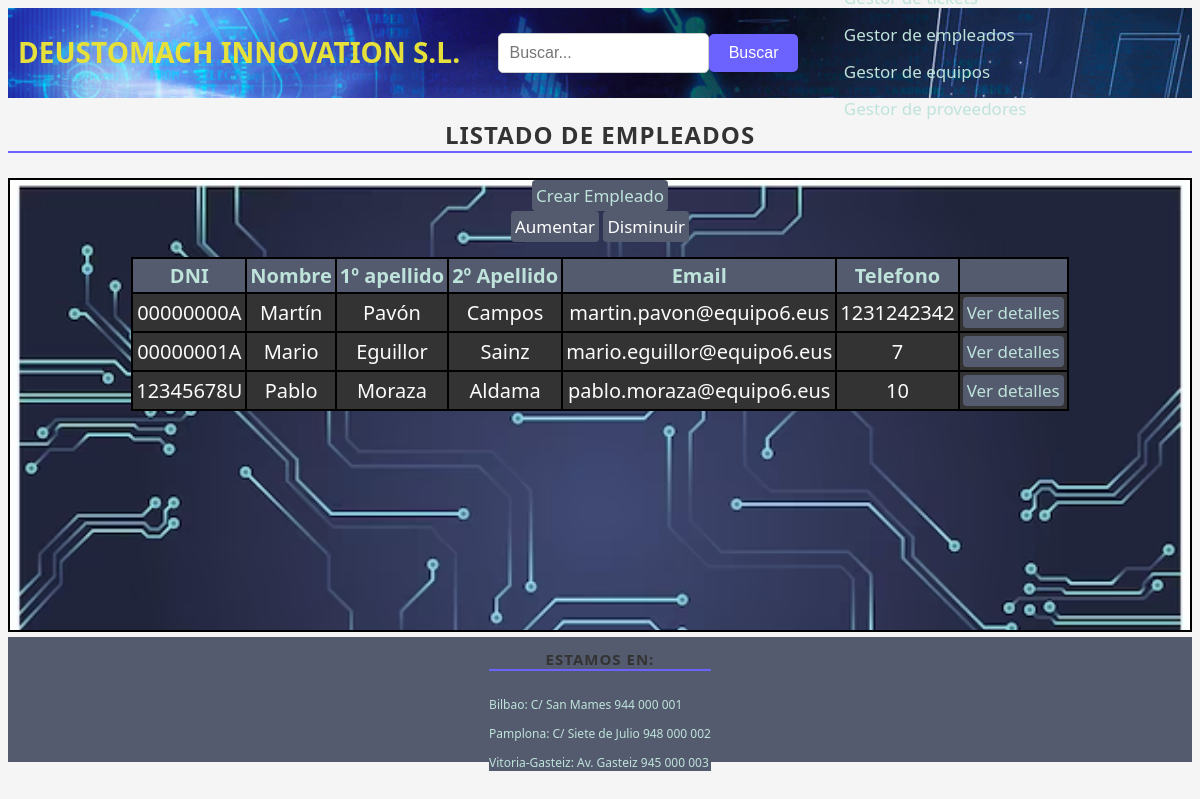
The page /aplicacion/empleados/ on the database as committed earlier.
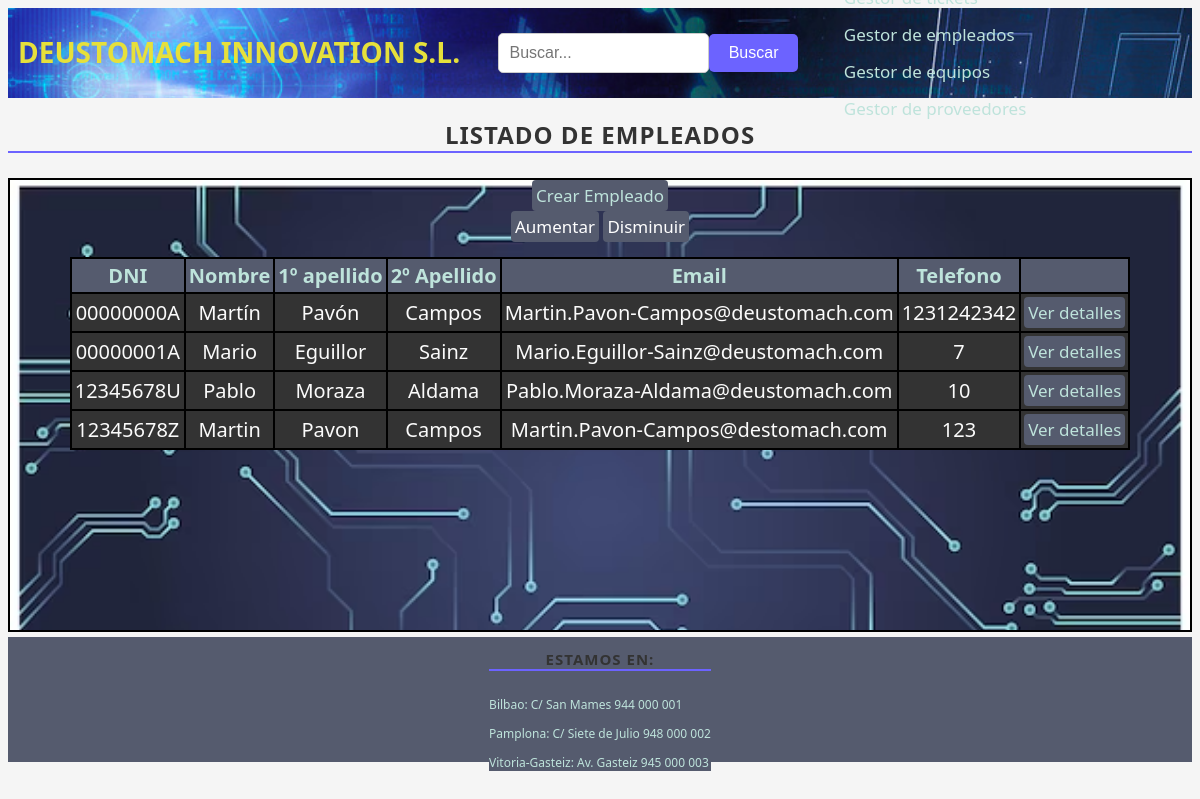
The same page on the database as committed later.
### app_reto1/models.py (models this page shows, shortened)
class Empleado(models.Model):
    DNI = models.CharField(max_length=9)
    nombre = models.CharField(max_length=20)
    apellido1 = models.CharField(max_length=20)
    apellido2 = models.CharField(max_length=20, null=True, blank=True)
    email = models.EmailField()
    telefono = models.IntegerField()

### app_reto1/views.py (the view, shortened to what this page needs)
# urls.py: path('empleados/', views.index_empleados, name='empleados'),
def index_empleados(request):
    busqueda = request.GET.get("buscar")
    empleados = get_list_or_404(Empleado.objects.order_by("DNI"))
    page = request.GET.get("page", 1)
    try:
        paginator = Paginator(empleados, 4)
        empleados = paginator.page(page)
    except:
        raise Http404
    data = {"lista_empleados": empleados,
            "paginator": paginator}
    return render(request, "empleado_list.html", data)

### app_reto1/templates/empleado_list.html (shortened to what this page needs)
{% extends "base.html" %}
{% block busqueda %}
<div class="busqueda">
<form method="get">
    <div class="busqueda1">
        <input type="text" class="form-control" placeholder="Buscar..." name="buscar">
        <button type="submit" class="boton_busqueda">Buscar</button>
    </div>
</form>
</div>
{% endblock %}
{% block contenido %}
<h2>Listado de empleados</h2>
<div class="divprincipal">
    <button class="boton"> <a class="enlace" href="/aplicacion/empleados/create">Crear Empleado</a></button>
    {% if lista_empleados %}
    <div>
        <button class="boton" id="aumentar">Aumentar</button>
        <button class="boton" id="disminuir">Disminuir</button>
    </div>
    <div id="tamanos">
        <table>
            <tr>
                <th>DNI</th>
                <th>Nombre</th>
                <th>1º apellido</th>
                <th>2º Apellido</th>
                <th>Email</th>
                <th>Telefono</th>
                <th></th>
            </tr>
            {% for e in lista_empleados %}
            <tr>
                <td>{{ e.DNI}}</td>
                <td>{{ e.nombre}}</td>
                <td>{{ e.apellido1}}</td>
                <td>{{ e.apellido2}}</td>
                <td>{{ e.email}}</td>
                <td>{{ e.telefono}}</td>
                <td>
                    <button class="boton">
                        <a class="enlace" href="/aplicacion/empleados/{{ e.id }}">Ver detalles</a>
                    </button>
                </td>
            </tr>
            {% endfor %}
        </table>
    </div>
</div>
{% else %}
<p>No hay Empleados añadidos.</p>
{% endif %}
{% endblock contenido %}

Rows that differ between the two databases and show on the page:
changed Empleado "Martín": email "martin.pavon@equipo6.eus" → "Martin.Pavon-Campos@deustomach.com"
changed Empleado "Mario": email "mario.eguillor@equipo6.eus" → "Mario.Eguillor-Sainz@deustomach.com"
changed Empleado "Pablo": email "pablo.moraza@equipo6.eus" → "Pablo.Moraza-Aldama@deustomach.com"
added Empleado: DNI "12345678Z", nombre "Martin", apellido1 "Pavon", apellido2 "Campos", email "Martin.Pavon-Campos@destomach.com", telefono "123"
